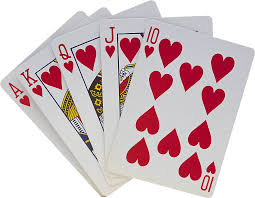
#> input picture card.jpg, 255 x 198 px
$ python 'Wrap Perespective.py'
#> lines starting #> are read from the running program, lines starting #| are printed output that depends on the picture
'''
here we'll learn about how to cut-out a particular piece from the picture
to do so we'll be needing two libraryes
i.e open cv and numpy
'''


import cv2
import numpy as np
img = cv2.imread("card.jpg")
#> img is the input picture: shape (198, 255, 3); mean B, G, R 197.1, 193.7, 213.4

width,height = 250,350
#self assumed
#usually cards are madeup of thses lengths only


pts1 = np.float32([[150,21],[254,20],[103,171],[210,196]])

#here we are finding the coordinates that we'll be using to crop the image
# we can easily find the coordinated usinng paint


pts2 = np.float32([[0,0],[width,0],[0,height],[width,height]])


matrix = cv2.getPerspectiveTransform(pts1,pts2)

'''
    converting the points that we have collected from the image into the perspective transform
    '''
imgOutput = cv2.warpPerspective(img,matrix,(width,height))
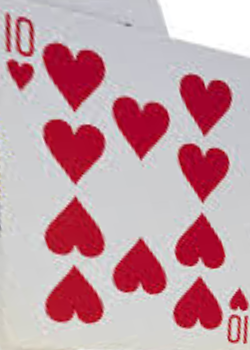
#> imgOutput: shape (350, 250, 3); mean B, G, R 166.1, 157.5, 197.7

cv2.imshow("Image",img)

cv2.imshow("Wrapped Image",imgOutput)
cv2.waitKey(1)
cv2.destroyAllWindows
